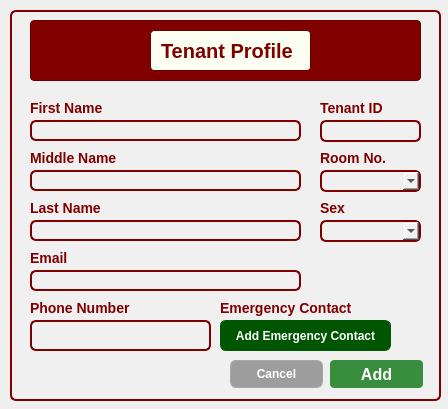
<?xml version="1.0" encoding="UTF-8"?>
<ui version="4.0">
 <class>Dialog</class>
 <widget class="QDialog" name="Dialog">
  <property name="geometry">
   <rect>
    <x>0</x>
    <y>0</y>
    <width>448</width>
    <height>409</height>
   </rect>
  </property>
  <property name="windowTitle">
   <string>Dialog</string>
  </property>
  <widget class="QFrame" name="frame">
   <property name="geometry">
    <rect>
     <x>10</x>
     <y>10</y>
     <width>431</width>
     <height>391</height>
    </rect>
   </property>
   <property name="styleSheet">
    <string notr="true">background-color: rgb(240, 240, 240);
border: 2px solid #800000;
border-radius: 6px;
</string>
   </property>
   <property name="frameShape">
    <enum>QFrame::StyledPanel</enum>
   </property>
   <property name="frameShadow">
    <enum>QFrame::Raised</enum>
   </property>
   <widget class="QFrame" name="frame_3">
    <property name="geometry">
     <rect>
      <x>20</x>
      <y>10</y>
      <width>391</width>
      <height>61</height>
     </rect>
    </property>
    <property name="styleSheet">
     <string notr="true">background-color: #800000;  /* Maroon background */
                border: 1px solid #660000;  /* Darker maroon border */
                border-radius: 4px;
                padding: 5px;
                font-family: 'Times New Roman', serif;  /* Formal font */
                font-size: 14px;
                color: white;</string>
    </property>
    <property name="frameShape">
     <enum>QFrame::StyledPanel</enum>
    </property>
    <property name="frameShadow">
     <enum>QFrame::Raised</enum>
    </property>
    <widget class="QLabel" name="label_2">
     <property name="geometry">
      <rect>
       <x>120</x>
       <y>10</y>
       <width>161</width>
       <height>41</height>
      </rect>
     </property>
     <property name="styleSheet">
      <string notr="true">background-color: rgb(250, 255, 242);
border: 1px solid #660000;
border-radius: 4px;
padding: 5px;
font-family: 'Cal Sans', sans-serif;
font-weight: 700;
font-style: normal;
font-size: 20px;
color: #800000;
text-align: center;
vertical-align: middle;

</string>
     </property>
     <property name="text">
      <string>Tenant Profile</string>
     </property>
    </widget>
   </widget>
   <widget class="QLineEdit" name="TenantIDLineEdit">
    <property name="geometry">
     <rect>
      <x>310</x>
      <y>110</y>
      <width>101</width>
      <height>22</height>
     </rect>
    </property>
   </widget>
   <widget class="QLabel" name="label">
    <property name="geometry">
     <rect>
      <x>310</x>
      <y>90</y>
      <width>81</width>
      <height>16</height>
     </rect>
    </property>
    <property name="styleSheet">
     <string notr="true">background: none;
    border: none;
    color: #800000;
    font-family: 'Cal Sans', sans-serif;
    font-weight: 700;
    font-style: normal;
    font-size: 14px;</string>
    </property>
    <property name="text">
     <string>Tenant ID</string>
    </property>
   </widget>
   <widget class="QLineEdit" name="FirstNameLineEdit">
    <property name="geometry">
     <rect>
      <x>20</x>
      <y>110</y>
      <width>271</width>
      <height>21</height>
     </rect>
    </property>
   </widget>
   <widget class="QLabel" name="label_3">
    <property name="geometry">
     <rect>
      <x>20</x>
      <y>90</y>
      <width>91</width>
      <height>16</height>
     </rect>
    </property>
    <property name="styleSheet">
     <string notr="true">background: none;
    border: none;
    color: #800000;
    font-family: 'Cal Sans', sans-serif;
    font-weight: 700;
    font-style: normal;
    font-size: 14px;</string>
    </property>
    <property name="text">
     <string>First Name</string>
    </property>
   </widget>
   <widget class="QLineEdit" name="MiddleleNameLineEdit">
    <property name="geometry">
     <rect>
      <x>20</x>
      <y>160</y>
      <width>271</width>
      <height>21</height>
     </rect>
    </property>
   </widget>
   <widget class="QLabel" name="label_4">
    <property name="geometry">
     <rect>
      <x>20</x>
      <y>140</y>
      <width>91</width>
      <height>16</height>
     </rect>
    </property>
    <property name="styleSheet">
     <string notr="true">background: none;
    border: none;
    color: #800000;
    font-family: 'Cal Sans', sans-serif;
    font-weight: 700;
    font-style: normal;
    font-size: 14px;</string>
    </property>
    <property name="text">
     <string>Middle Name</string>
    </property>
   </widget>
   <widget class="QLineEdit" name="LastNameLineEdit">
    <property name="geometry">
     <rect>
      <x>20</x>
      <y>210</y>
      <width>271</width>
      <height>21</height>
     </rect>
    </property>
   </widget>
   <widget class="QLabel" name="label_9">
    <property name="geometry">
     <rect>
      <x>20</x>
      <y>190</y>
      <width>91</width>
      <height>16</height>
     </rect>
    </property>
    <property name="styleSheet">
     <string notr="true">background: none;
    border: none;
    color: #800000;
    font-family: 'Cal Sans', sans-serif;
    font-weight: 700;
    font-style: normal;
    font-size: 14px;</string>
    </property>
    <property name="text">
     <string>Last Name</string>
    </property>
   </widget>
   <widget class="QLabel" name="label_10">
    <property name="geometry">
     <rect>
      <x>310</x>
      <y>140</y>
      <width>81</width>
      <height>16</height>
     </rect>
    </property>
    <property name="styleSheet">
     <string notr="true">background: none;
    border: none;
    color: #800000;
    font-family: 'Cal Sans', sans-serif;
    font-weight: 700;
    font-style: normal;
    font-size: 14px;</string>
    </property>
    <property name="text">
     <string>Room No.</string>
    </property>
   </widget>
   <widget class="QLabel" name="label_11">
    <property name="geometry">
     <rect>
      <x>310</x>
      <y>190</y>
      <width>41</width>
      <height>16</height>
     </rect>
    </property>
    <property name="styleSheet">
     <string notr="true">background: none;
    border: none;
    color: #800000;
    font-family: 'Cal Sans', sans-serif;
    font-weight: 700;
    font-style: normal;
    font-size: 14px;</string>
    </property>
    <property name="text">
     <string>Sex</string>
    </property>
   </widget>
   <widget class="QLineEdit" name="PhoneNumberLineEdit">
    <property name="geometry">
     <rect>
      <x>20</x>
      <y>310</y>
      <width>181</width>
      <height>31</height>
     </rect>
    </property>
   </widget>
   <widget class="QLabel" name="label_12">
    <property name="geometry">
     <rect>
      <x>20</x>
      <y>290</y>
      <width>111</width>
      <height>16</height>
     </rect>
    </property>
    <property name="styleSheet">
     <string notr="true">background: none;
    border: none;
    color: #800000;
    font-family: 'Cal Sans', sans-serif;
    font-weight: 700;
    font-style: normal;
    font-size: 14px;</string>
    </property>
    <property name="text">
     <string>Phone Number</string>
    </property>
   </widget>
   <widget class="QLabel" name="label_21">
    <property name="geometry">
     <rect>
      <x>20</x>
      <y>240</y>
      <width>111</width>
      <height>16</height>
     </rect>
    </property>
    <property name="styleSheet">
     <string notr="true">background: none;
    border: none;
    color: #800000;
    font-family: 'Cal Sans', sans-serif;
    font-weight: 700;
    font-style: normal;
    font-size: 14px;</string>
    </property>
    <property name="text">
     <string>Email</string>
    </property>
   </widget>
   <widget class="QLineEdit" name="EmailLineEdit">
    <property name="geometry">
     <rect>
      <x>20</x>
      <y>260</y>
      <width>271</width>
      <height>21</height>
     </rect>
    </property>
   </widget>
   <widget class="QComboBox" name="RoomNoComboBox">
    <property name="geometry">
     <rect>
      <x>310</x>
      <y>160</y>
      <width>101</width>
      <height>22</height>
     </rect>
    </property>
   </widget>
   <widget class="QComboBox" name="SexComboBox">
    <property name="geometry">
     <rect>
      <x>310</x>
      <y>210</y>
      <width>101</width>
      <height>22</height>
     </rect>
    </property>
   </widget>
   <widget class="QPushButton" name="AddECpushButton">
    <property name="geometry">
     <rect>
      <x>210</x>
      <y>310</y>
      <width>171</width>
      <height>31</height>
     </rect>
    </property>
    <property name="styleSheet">
     <string notr="true">background: rgb(0, 85, 0);
	color: white;
	font-family: 'Cal Sans', sans-serif;
	font-weight: 500;
	font-style: normal;
	font-size: 12px;
	border: 1px solid rgb(0, 85, 0);
</string>
    </property>
    <property name="text">
     <string>Add Emergency Contact</string>
    </property>
   </widget>
   <widget class="QLabel" name="label_31">
    <property name="geometry">
     <rect>
      <x>210</x>
      <y>290</y>
      <width>141</width>
      <height>16</height>
     </rect>
    </property>
    <property name="styleSheet">
     <string notr="true">background: none;
    border: none;
    color: #800000;
    font-family: 'Cal Sans', sans-serif;
    font-weight: 700;
    font-style: normal;
    font-size: 14px;</string>
    </property>
    <property name="text">
     <string>Emergency Contact</string>
    </property>
   </widget>
   <widget class="QPushButton" name="AddpushButton">
    <property name="geometry">
     <rect>
      <x>320</x>
      <y>350</y>
      <width>93</width>
      <height>28</height>
     </rect>
    </property>
    <property name="styleSheet">
     <string notr="true">background-color: #388E3C; /* Darker green */
color: white;
font-family: &quot;Cal Sans&quot;, sans-serif;
font-weight: 700; /* Bold */
font-size: 16px;
border: none;
border-radius: 4px;
padding: 6px 12px;
</string>
    </property>
    <property name="text">
     <string>Add</string>
    </property>
   </widget>
   <widget class="QPushButton" name="CancelpushButton">
    <property name="geometry">
     <rect>
      <x>220</x>
      <y>350</y>
      <width>93</width>
      <height>28</height>
     </rect>
    </property>
    <property name="styleSheet">
     <string notr="true">background: rgb(157, 157, 157);
color: white;
font-family: 'Cal Sans', sans-serif;
font-weight: 500;
font-style: normal;
font-size: 12px;
border: 1px solid rgb(169, 169, 169);
</string>
    </property>
    <property name="text">
     <string>Cancel</string>
    </property>
   </widget>
  </widget>
 </widget>
 <resources/>
 <connections/>
</ui>
